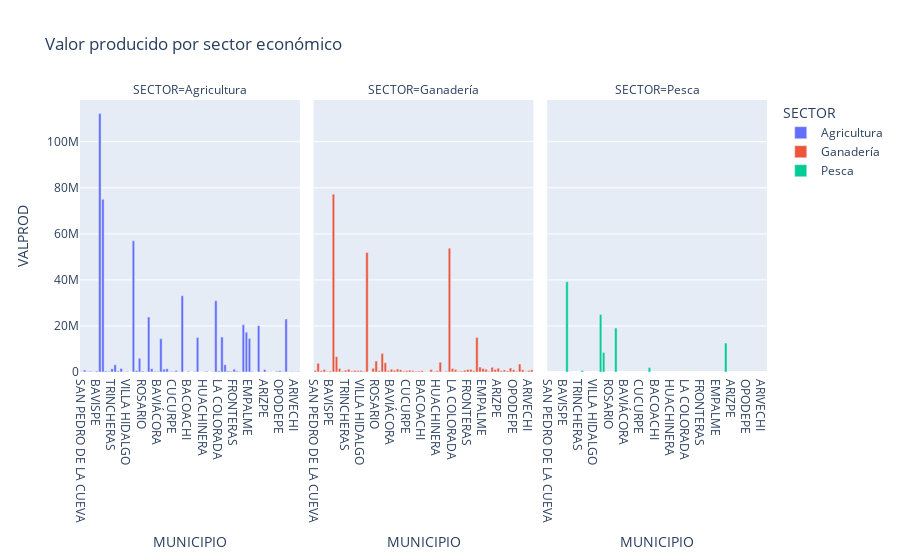

Notebook source saved alongside this figure:
### Code cell
# Graficamos de forma ordenada los municipios con mayor produccion y su sector economico
fig = px.bar(agp_municipios, x='MUNICIPIO', y='VALPROD', color='SECTOR', title='Valor producido por sector económico', facet_col='SECTOR', facet_col_wrap=5)
fig.update_xaxes(categoryorder='total descending')

# Mostrar la figura
fig.show()

### Figure 1 — Plotly figure (JSON) as saved in the notebook; plotly's stock layout.template omitted (floating-point values rounded to 4 significant figures)
{"data": [{"alignmentgroup": "True", "hovertemplate": "SECTOR=Agricultura<br>MUNICIPIO=%{x}<br>VALPROD=%{y}<extra></extra>", "legendgroup": "Agricultura", "marker": {"color": "#636efa", "pattern": {"shape": ""}}, "name": "Agricultura", "offsetgroup": "Agricultura", "orientation": "v", "showlegend": true, "textposition": "auto", "type": "bar", "x": ["ACONCHI", "AGUA PRIETA", "ALAMOS", "ALTAR", "ARIVECHI", "ARIZPE", "ATIL", "BACADÉHUACHI", "BACANORA", "BACERAC", "BACOACHI", "BANÁMICHI", "BAVISPE", "BAVIÁCORA", "BENITO JUÁREZ", "BENJAMÍN HILL", "BÁCUM", "CABORCA", "CAJEME", "CANANEA", "CARBÓ", "CUCURPE", "CUMPAS", "DIVISADEROS", "EMPALME", "ETCHOJOA", "FRONTERAS", "GENERAL PLUTARCO ELÍAS CALLES", "GRANADOS", "GUAYMAS", "HERMOSILLO", "HUACHINERA", "HUATABAMPO", "HUÁSABAS", "HUÉPAC", "IMURIS", "LA COLORADA", "MAGDALENA", "MAZATÁN", "MOCTEZUMA", "NACO", "NACOZARI DE GARCÍA", "NAVOJOA", "NOGALES", "NÁCORI CHICO", "ONAVAS", "OPODEPE", "OQUITOA", "PITIQUITO", "PUERTO PEÑASCO", "QUIRIEGO", "RAYÓN", "ROSARIO", "SAHUARIPA", "SAN FELIPE DE JESÚS", "SAN IGNACIO RÍO MUERTO", "SAN JAVIER", "SAN LUIS RÍO COLORADO", "SAN MIGUEL DE HORCASITAS", "SAN PEDRO DE LA CUEVA", "SANTA ANA", "SANTA CRUZ", "SOYOPA", "SUAQUI GRANDE", "SÁRIC", "TEPACHE", "TRINCHERAS", "TUBUTAMA", "URES", "VILLA HIDALGO", "VILLA PESQUEIRA", "YÉCORA"], "xaxis": "x", "y": [351400.0, 406400.0, 853200.0, 14970000.0, 115500.0, 1100000.0, 191900.0, 47880.0, 90260.0, 191300.0, 321600.0, 337000.0, 384700.0, 340900.0, 17320000.0, 217600.0, 20550000.0, 75030000.0, 56980000.0, 405100.0, 5977000.0, 262000.0, 301400.0, 40970.0, 14580000.0, 23020000.0, 1245000.0, 3181000.0, 107200.0, 23880000.0, 112200000.0, 93700.0, 20140000.0, 131400.0, 386100.0, 1569000.0, 468800.0, 1234000.0, 101900.0, 185500.0, 230800.0, 0, 30920000.0, 104600.0, 59990.0, 47740.0, 489700.0, 34790.0, 3136000.0, 669000.0, 366800.0, 637900.0, 395800.0, 320600.0, 165600.0, 15200000.0, 1612.0, 33120000.0, 14470000.0, 76460.0, 1454000.0, 287200.0, 56610.0, 68550.0, 138200.0, 35890.0, 1459000.0, 412100.0, 1429000.0, 172900.0, 75740.0, 280400.0], "yaxis": "y"}, {"alignmentgroup": "True", "hovertemplate": "SECTOR=Ganadería<br>MUNICIPIO=%{x}<br>VALPROD=%{y}<extra></extra>", "legendgroup": "Ganadería", "marker": {"color": "#EF553B", "pattern": {"shape": ""}}, "name": "Ganadería", "offsetgroup": "Ganadería", "orientation": "v", "showlegend": true, "textposition": "auto", "type": "bar", "x": ["ACONCHI", "AGUA PRIETA", "ALAMOS", "ALTAR", "ARIVECHI", "ARIZPE", "ATIL", "BACADÉHUACHI", "BACANORA", "BACERAC", "BACOACHI", "BANÁMICHI", "BAVISPE", "BAVIÁCORA", "BENITO JUÁREZ", "BENJAMÍN HILL", "BÁCUM", "CABORCA", "CAJEME", "CANANEA", "CARBÓ", "CUCURPE", "CUMPAS", "DIVISADEROS", "EMPALME", "ETCHOJOA", "FRONTERAS", "GENERAL PLUTARCO ELÍAS CALLES", "GRANADOS", "GUAYMAS", "HERMOSILLO", "HUACHINERA", "HUATABAMPO", "HUÁSABAS", "HUÉPAC", "IMURIS", "LA COLORADA", "MAGDALENA", "MAZATÁN", "MOCTEZUMA", "NACO", "NACOZARI DE GARCÍA", "NAVOJOA", "NOGALES", "NÁCORI CHICO", "ONAVAS", "OPODEPE", "OQUITOA", "PITIQUITO", "PUERTO PEÑASCO", "QUIRIEGO", "RAYÓN", "ROSARIO", "SAHUARIPA", "SAN FELIPE DE JESÚS", "SAN IGNACIO RÍO MUERTO", "SAN JAVIER", "SAN LUIS RÍO COLORADO", "SAN MIGUEL DE HORCASITAS", "SAN PEDRO DE LA CUEVA", "SANTA ANA", "SANTA CRUZ", "SOYOPA", "SUAQUI GRANDE", "SÁRIC", "TEPACHE", "TRINCHERAS", "TUBUTAMA", "URES", "VILLA HIDALGO", "VILLA PESQUEIRA", "YÉCORA"], "xaxis": "x2", "y": [546400.0, 1543000.0, 3853000.0, 1051000.0, 621000.0, 1619000.0, 209500.0, 460800.0, 379800.0, 452700.0, 592200.0, 751700.0, 432700.0, 1234000.0, 2120000.0, 583800.0, 15030000.0, 6662000.0, 51910000.0, 1157000.0, 1587000.0, 546700.0, 1208000.0, 343000.0, 1520000.0, 3458000.0, 1088000.0, 283200.0, 596100.0, 7996000.0, 77260000.0, 515100.0, 2015000.0, 564800.0, 389400.0, 705300.0, 1545000.0, 1280000.0, 560800.0, 951000.0, 297800.0, 429700.0, 53780000.0, 927800.0, 1093000.0, 243100.0, 1025000.0, 121700.0, 1155000.0, 8810.0, 4287000.0, 790200.0, 4748000.0, 1759000.0, 102900.0, 1051000.0, 132700.0, 342700.0, 718100.0, 621100.0, 971000.0, 338700.0, 537500.0, 353800.0, 503400.0, 338600.0, 746300.0, 397800.0, 4044000.0, 626700.0, 897800.0, 1038000.0], "yaxis": "y2"}, {"alignmentgroup": "True", "hovertemplate": "SECTOR=Pesca<br>MUNICIPIO=%{x}<br>VALPROD=%{y}<extra></extra>", "legendgroup": "Pesca", "marker": {"color": "#00cc96", "pattern": {"shape": ""}}, "name": "Pesca", "offsetgroup": "Pesca", "orientation": "v", "showlegend": true, "textposition": "auto", "type": "bar", "x": ["CABORCA", "CAJEME", "GUAYMAS", "HERMOSILLO", "HUATABAMPO", "PITIQUITO", "PUERTO PEÑASCO", "SAN LUIS RÍO COLORADO"], "xaxis": "x3", "y": [1864.0, 24990000.0, 19120000.0, 39240000.0, 12540000.0, 627700.0, 8432000.0, 2003000.0], "yaxis": "y3"}], "layout": {"annotations": [{"font": {}, "showarrow": false, "text": "SECTOR=Agricultura", "x": 0.16, "xanchor": "center", "xref": "paper", "y": 1, "yanchor": "bottom", "yref": "paper"}, {"font": {}, "showarrow": false, "text": "SECTOR=Ganadería", "x": 0.5, "xanchor": "center", "xref": "paper", "y": 1, "yanchor": "bottom", "yref": "paper"}, {"font": {}, "showarrow": false, "text": "SECTOR=Pesca", "x": 0.84, "xanchor": "center", "xref": "paper", "y": 1, "yanchor": "bottom", "yref": "paper"}], "barmode": "relative", "legend": {"title": {"text": "SECTOR"}, "tracegroupgap": 0}, "title": {"text": "Valor producido por sector económico"}, "xaxis": {"anchor": "y", "categoryorder": "total descending", "domain": [0, 0.32], "title": {"text": "MUNICIPIO"}}, "xaxis2": {"anchor": "y2", "categoryorder": "total descending", "domain": [0.34, 0.66], "matches": "x", "title": {"text": "MUNICIPIO"}}, "xaxis3": {"anchor": "y3", "categoryorder": "total descending", "domain": [0.68, 1.0], "matches": "x", "title": {"text": "MUNICIPIO"}}, "yaxis": {"anchor": "x", "domain": [0, 1], "title": {"text": "VALPROD"}}, "yaxis2": {"anchor": "x2", "domain": [0, 1], "matches": "y", "showticklabels": false}, "yaxis3": {"anchor": "x3", "domain": [0, 1], "matches": "y", "showticklabels": false}}}
